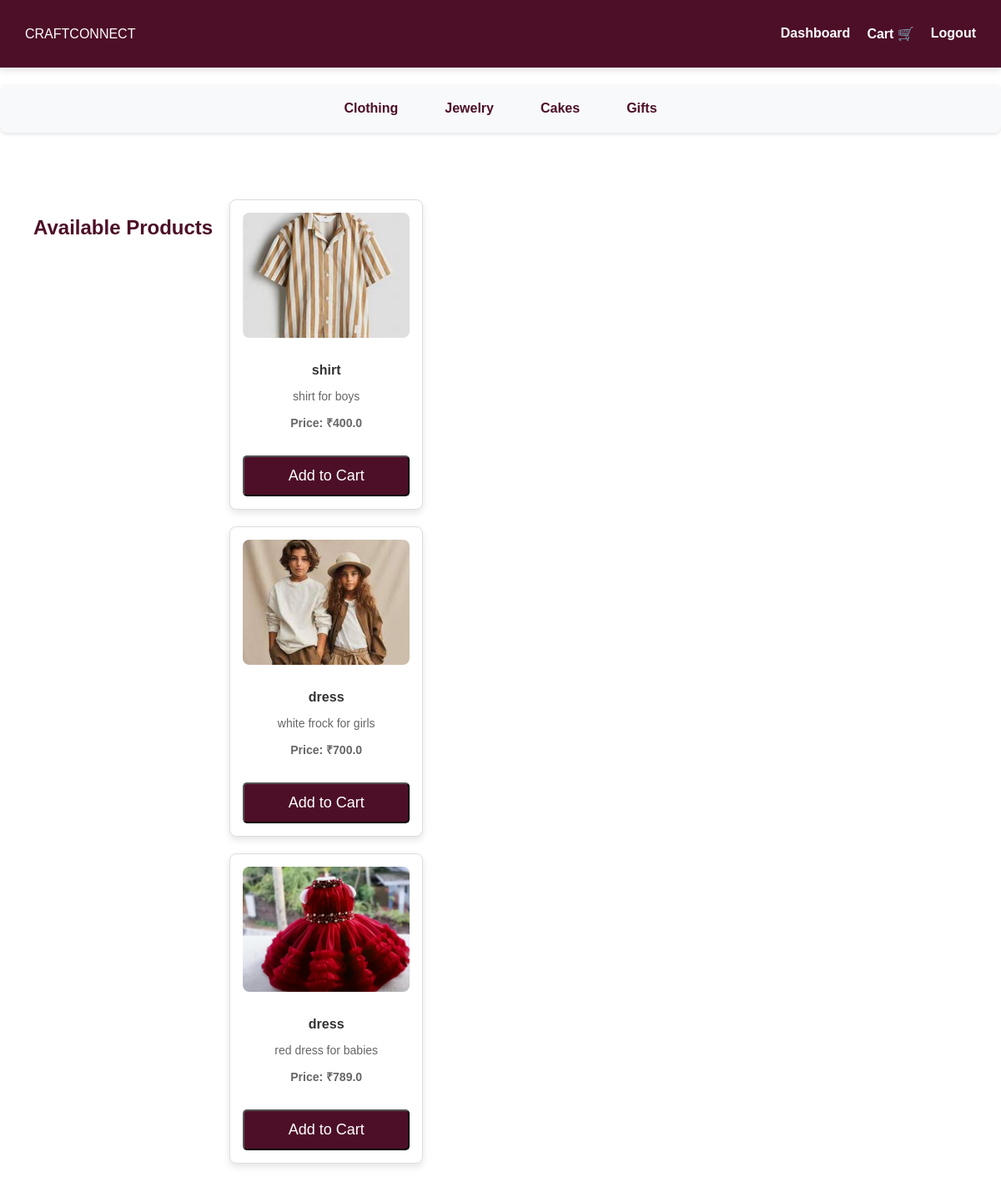
The app's page /browse_products with its own data.
### tables this page shows
CREATE TABLE products (
            id INTEGER PRIMARY KEY AUTOINCREMENT,
            name TEXT NOT NULL,
            description TEXT NOT NULL,
            price REAL NOT NULL,
            image TEXT NOT NULL,
            manufacturer_id INTEGER, approved INTEGER DEFAULT 0, category TEXT, stock_limit INTEGER DEFAULT NULL, size_chart TEXT,
            FOREIGN KEY (manufacturer_id) REFERENCES users (id)
        );

### app.py (the view)
@app.route('/browse_products')
def browse_products():
    conn = sqlite3.connect("craftconnect.db")
    conn.row_factory = sqlite3.Row
    cursor = conn.cursor()
    cursor.execute("""
        SELECT products.id, products.name, products.description, products.price, products.image,
               users.name AS manufacturer_name, users.id AS manufacturer_id
        FROM products
        JOIN users ON products.manufacturer_id = users.id
    """)
    products = cursor.fetchall()
    cart_count = 0
    if "user_id" in session:
        cursor.execute("SELECT SUM(quantity) FROM cart WHERE user_id = ?", (session["user_id"],))
        cart_count = cursor.fetchone()[0] or 0  # Default to 0 if no items in cart
    conn.close()
    return render_template("browse_products.html", products=products, cart_count=cart_count)

### templates/browse_products.html (shortened to what this page needs)
<!DOCTYPE html>
<html lang="en">
<head>
    <link rel="stylesheet" href="{{ url_for('static', filename='css/styles.css') }}">
</head>
<body>
    <nav class="navbar">
        <div class="logo">CRAFTCONNECT</div>
        <ul class="nav-links">
            <li><a href="{{ url_for('customer_dashboard') }}">Dashboard</a></li>
            <li>
                <a href="{{ url_for('cart') }}" class="cart-link">
                    Cart 🛒
                </a>
            </li>
            <li><a href="{{ url_for('logout') }}">Logout</a></li>
        </ul>
    </nav>
    <nav class="category-nav">
        <a href="/products/Clothing" class="category-link {% if category == 'Clothing' %}active{% endif %}">Clothing</a>
        <a href="/products/Jewelry" class="category-link {% if category == 'Jewelry' %}active{% endif %}">Jewelry</a>
        <a href="/products/Cakes" class="category-link {% if category == 'Cakes' %}active{% endif %}">Cakes</a>
        <a href="/products/Gifts" class="category-link {% if category == 'Gifts' %}active{% endif %}">Gifts</a>
    </nav>
    <section class="product-container">
        <h2>Available Products</h2>
        {% if products %}
        <div class="products-grid">
            {% for product in products %}
            <div class="product-card">
                <a href="{{ url_for('product_details', product_id=product[0]) }}">
                    <img src="{{ url_for('static', filename='uploads/' + product[4]) }}" alt="{{ product[1] }}">
                </a>
                <h3>{{ product[1] }}</h3>
                <p>{{ product[2] }}</p>
                <p class="price"><strong>Price: ₹{{ product[3] }}</strong></p>
                <form action="{{ url_for('add_to_cart', product_id=product[0]) }}" method="POST">
                    <button type="submit" class="button">Add to Cart</button>
                </form>
            </div>
            {% endfor %}
        </div>
        {% else %}
            <p>No products available.</p>
        {% endif %}
    </section>
</body>
</html>

### static/css/styles.css (style rules this page uses)
body { margin: 0; padding: 0; font-family: Arial, sans-serif; background: white; color: #4D0F28; min-height: 100vh; box-sizing: border-box; }
.navbar { display: flex; justify-content: space-between; align-items: center; padding: 15px 30px; background: #4D0F28; color: white; box-shadow: 0px 4px 8px rgba(0, 0, 0, 0.1); }
.nav-links { list-style: none; display: flex; gap: 20px; }
.nav-links a { text-decoration: none; color: white; font-size: 16px; font-weight: bold; transition: color 0.3s ease; }
.button { display: inline-block; margin-top: 20px; padding: 12px 20px; font-size: 18px; background: #4D0F28; color: white; text-decoration: none; border-radius: 5px; transition: 0.3s ease; }
.product-container { text-align: center; padding: 40px; }
.products-grid { display: grid; grid-template-columns: repeat(auto-fit, minmax(250px, 1fr)); gap: 20px; justify-content: center; }
.product-card { background: #fff; color: #4D0F28; padding: 20px; box-shadow: 0px 4px 8px rgba(0, 0, 0, 0.15); text-align: center; border-radius: 8px; transition: transform 0.3s ease, box-shadow 0.3s ease; width: 250px; }
.product-container h2 { text-align: center; color: #4D0F28; margin-bottom: 20px; }
.product-card img { width: 100%; height: 200px; object-fit: cover; border-radius: 5px; margin-bottom: 15px; }
.product-card h3 { font-size: 18px; color: #4D0F28; margin-bottom: 10px; }
.product-card p { font-size: 16px; color: #666; margin-bottom: 10px; }
input, button { width: 100%; padding: 10px; margin-top: 5px; }
.category-nav { display: flex; justify-content: center; gap: 20px; margin: 20px 0; padding: 10px; background-color: #f8f9fa; border-radius: 8px; box-shadow: 0 2px 4px rgba(0, 0, 0, 0.1); }
.category-link { text-decoration: none; color: #4D0F28; font-weight: bold; padding: 8px 16px; border: 2px solid transparent; border-radius: 4px; transition: all 0.3s ease; }
.product-card { background-color: #fff; border: 1px solid #ddd; border-radius: 8px; width: 200px; padding: 15px; text-align: center; box-shadow: 0 4px 8px rgba(0, 0, 0, 0.1); }
.product-card img { width: 100%; height: 150px; object-fit: cover; border-radius: 8px; margin-bottom: 10px; }
.product-card h3 { font-size: 16px; color: #333; margin-bottom: 5px; }
.product-card p { font-size: 14px; color: #666; margin-bottom: 10px; }
.price { font-size: 18px; font-weight: bold; color: #4D0F28; }
.product-container { display: flex; gap: 20px; margin: 40px 0; }
.cart-link { position: relative; display: inline-block; color: white; text-decoration: none; font-size: 16px; }

### records on screen
products: image+name (picture), name "shirt", description "shirt for boys", price "400.0"
products: image (picture), name "dress", description "white frock for girls", price "700.0"
products: image (picture), name "dress", description "red dress for babies", price "789.0"
